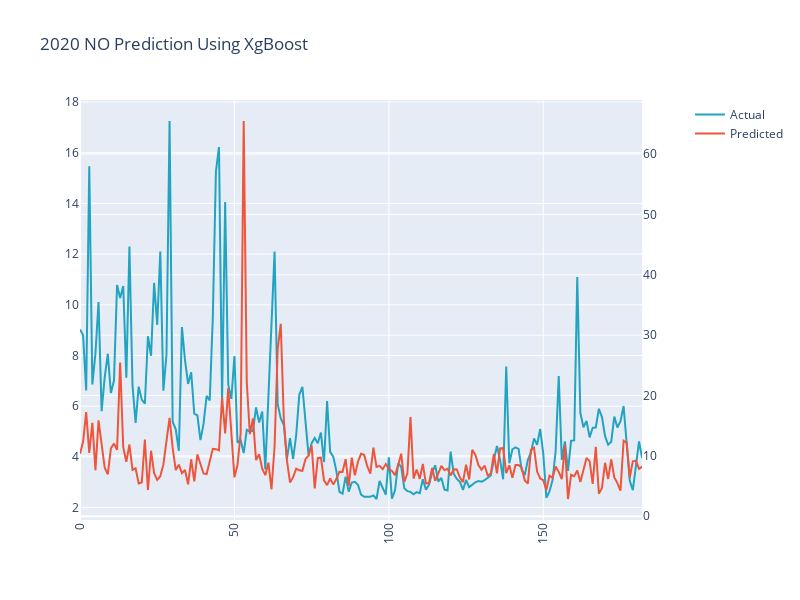

Notebook code cell kept with this figure:
### Code cell
import plotly.graph_objects as go
from plotly.subplots import make_subplots

trace1 = go.Scatter(
   
    y=df_xg.iloc[:,-1],
    name="Actual",
    marker=dict(
        color='rgb(34,163,192)'
               )
)
trace2 = go.Scatter(
    y=df_xg.iloc[:,0],
    
    name='Predicted',
    yaxis='y2'

)
fig = make_subplots(specs=[[{"secondary_y": True}]])
fig.add_trace(trace1)
fig.add_trace(trace2,secondary_y=True)
fig['layout'].update(height = 600, width = 800, title = "2020 NO Prediction Using XgBoost",xaxis=dict(
      tickangle=-90
    ))
fig.show()

### Figure 1 — Plotly figure (JSON) as saved in the notebook; plotly's stock layout.template omitted (floating-point values rounded to 4 significant figures; data arrays with more than 128 entries replaced by an {"elided": "..."} marker saying what was removed)
{"data": [{"marker": {"color": "rgb(34,163,192)"}, "name": "Actual", "type": "scatter", "y": {"elided": "183 float values"}}, {"name": "Predicted", "type": "scatter", "xaxis": "x", "y": {"elided": "183 float values"}, "yaxis": "y2"}], "layout": {"height": 600, "title": {"text": "2020 NO Prediction Using XgBoost"}, "width": 800, "xaxis": {"anchor": "y", "domain": [0, 0.94], "tickangle": -90}, "yaxis": {"anchor": "x", "domain": [0, 1]}, "yaxis2": {"anchor": "x", "overlaying": "y", "side": "right"}}}
